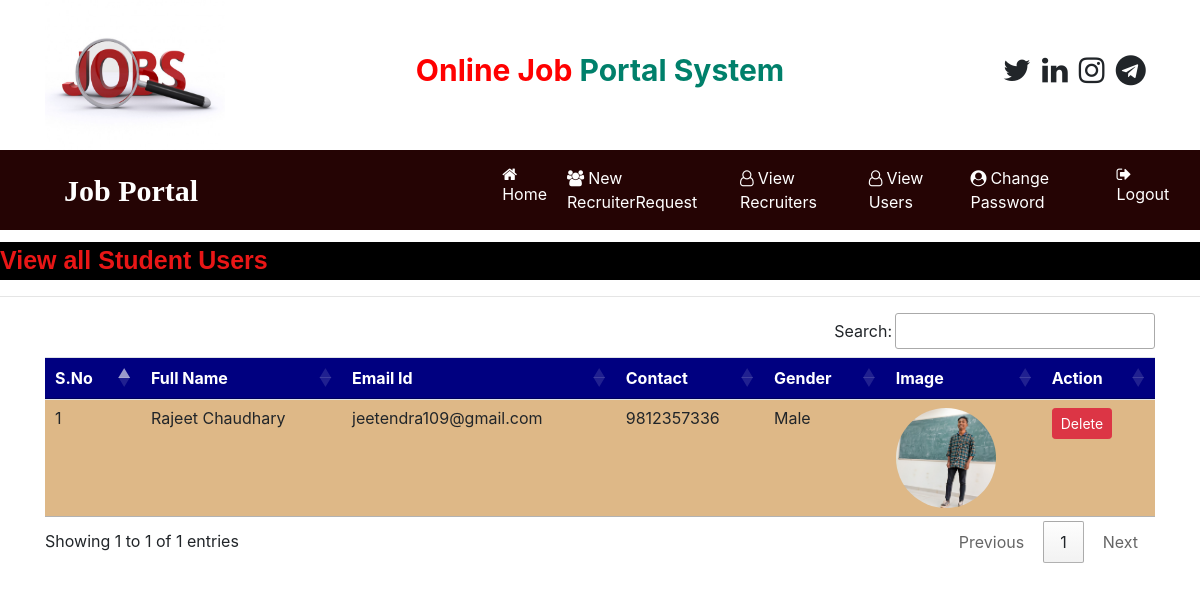
/view_users (signed in), run on the app's committed database.
### job/models.py (models this page shows, shortened)
class StudentUser(models.Model):
    user=models.ForeignKey(User,on_delete=models.CASCADE)
    mobile=models.CharField(max_length=15,null=True)
    image=models.FileField(null=True)
    gender=models.CharField(max_length=15,null=True)
    type=models.CharField(max_length=15,null=True)

### job/views.py (the view)
# urls.py: path('view_users',view_users,name="view_users"),
def view_users(request):
    if not request.user.is_authenticated:
        return redirect('admin_login')
    data=StudentUser.objects.all()
    d={'data':data}
    return render(request,'view_users.html',d)

### job/templates/view_users.html
{% load static %}
{% block body %}
{% include 'admin_navigation.html' %}
<marquee behavior="" direction="" style="font-family: 'Lucida Sans', 'Lucida Sans Regular', 'Lucida Grande', 'Lucida Sans Unicode', Geneva, Verdana, sans-serif;font-size:25px;color:rgb(233, 22, 22);background-color:black;font-weight:bold;margin-top:1%">
    View all Student Users
</marquee>
<hr>
<div class="container">
<table class="table table-hover " id="example">
    <thead>
        <tr style="background-color:#000080;color:white ;">
            <th>S.No</th>
            <th>Full Name</th>
            <th>Email Id</th>
            <th>Contact</th>
            <th>Gender</th>
            <th>Image</th>
            <th>Action</th>
        </tr>
    </thead>
    <tbody>
        {% for i in data %}
        <tr style="background-color: #DEB887;">
            <td>{{forloop.counter}}</td>
            <td>{{i.user.first_name}} {{i.user.last_name}}</td>
            <td>{{i.user.username}}</td>
            <td>{{i.mobile}}</td>
            <td>{{i.gender}}</td>
            <td><img src="{{i.image.url}}" style="width:100px;height:100px;border-radius:50%"></td>
            <td><a href="{% url 'delete_user' i.id %}" class="btn btn-danger btn-sm" onclick="return confirm('Are you sure you want to delete?')">Delete</a></td>
        </tr>
        {% endfor %}
    </tbody>
</table>
</div>
{% endblock %}

### data on the page
StudentUser: user.first_name "Rajeet", user.last_name "Chaudhary", user.username "jeetendra109@gmail.com", mobile "9812357336", gender "Male", image (picture)
